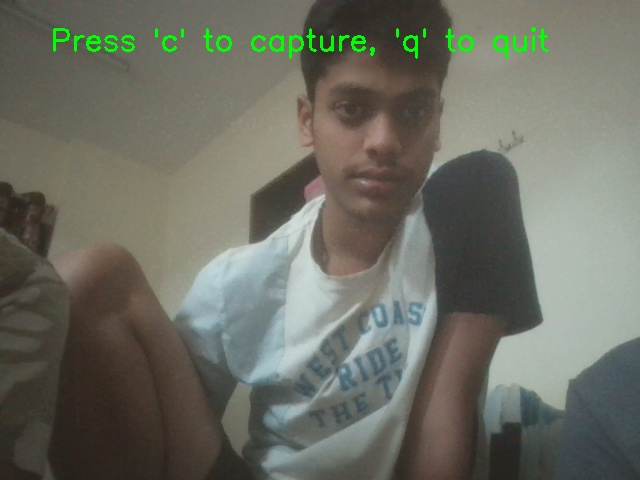
#> input picture photos/1.jpg, 640 x 480 px; its folder holds 4 pictures in this run
$ python -i testingmodel.py   (imports and definitions only)
#> lines starting #> are read from the running program, lines starting #| are printed output that depends on the picture
import os
import cv2 as cv
import numpy as np
import pandas as pd
import pyautogui

def take_attendance():
    photos = r'photos'
    print("press space bar to exit")
    images = []
    gray_images = []
    labels = []
    names = []
    present = []
    count = 0


    face_cascade = cv.CascadeClassifier(cv.data.haarcascades + 'haarcascade_frontalface_default.xml')

    for i in os.listdir(photos):
        img_path = os.path.join(photos, i)
        img = cv.imread(img_path)
#> img is the input picture: shape (480, 640, 3); mean B, G, R 99, 110, 108.3
        if img is None:
            continue

        gray = cv.cvtColor(img, cv.COLOR_BGR2GRAY)
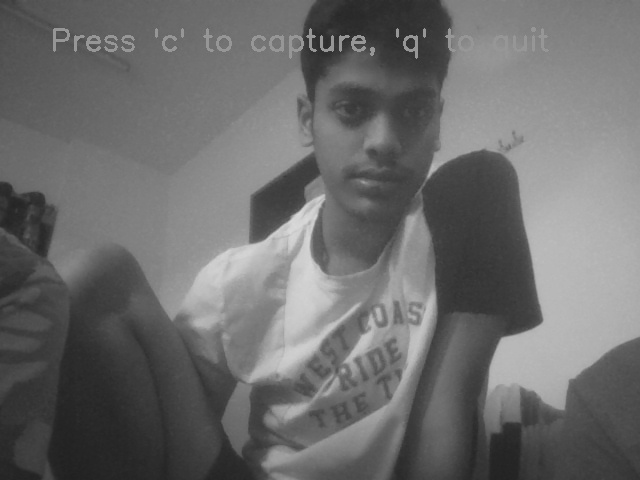
#> gray: shape (480, 640); min 31, max 219, mean 108.2
        faces = face_cascade.detectMultiScale(gray, scaleFactor=1.2, minNeighbors=5)
#> faces = [[298, 53, 160, 160]]

        for (x, y, w, h) in faces:
            face = gray[y:y+h, x:x+w]
            images.append(face)
            gray_images.append(face)
            labels.append(count)
            names.append(os.path.splitext(i)[0])
            count += 1
#> this loop made 1 pass
#> (x, y, w, h, count) on pass 1: (298, 53, 160, 160, 1)
#> pass 1, in take_attendance, `face = gray[y:y+h, x:x+w]`:
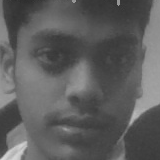
#> face: shape (160, 160); min 45, max 217, mean 93.9
#> after the loop, count = 1; gray_images = 1 item; images = 1 item; labels = [0]; names = ['1']
#> pass 2 of the loop in take_attendance, `for i in os.listdir(photos):`:
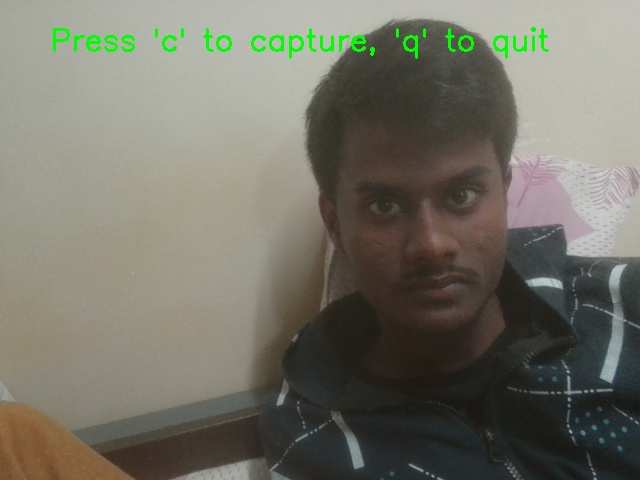
#> input picture photos/Charan.jpg, 640 x 480 px
#> in take_attendance, img is the input picture: shape (480, 640, 3); mean B, G, R 103.4, 115.5, 116.6
#> in take_attendance, `gray = cv.cvtColor(img, cv.COLOR_BGR2GRAY)`:
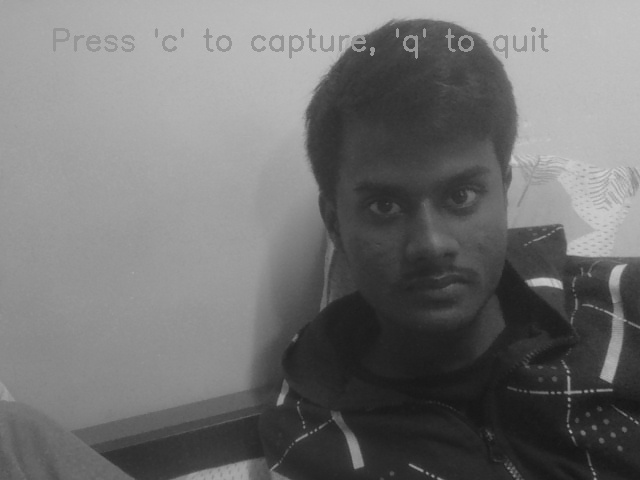
#> gray: shape (480, 640); min 21, max 209, mean 114.5
#> faces = [[320, 125, 205, 205]]
#> the loop in take_attendance, `for (x, y, w, h) in faces:` made 1 pass
#> (x, y, w, h, count) on pass 1: (320, 125, 205, 205, 2)
#> pass 1, in take_attendance, `face = gray[y:y+h, x:x+w]`:
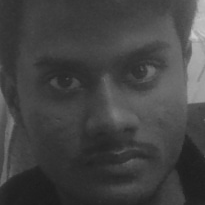
#> face: shape (205, 205); min 27, max 204, mean 66.9
#> after the loop in take_attendance, `for (x, y, w, h) in faces:`: count = 2; gray_images = 2 items; labels = [0, 1]; names = ['1', 'Charan']
#> pass 3 of the loop in take_attendance, `for i in os.listdir(photos):`:
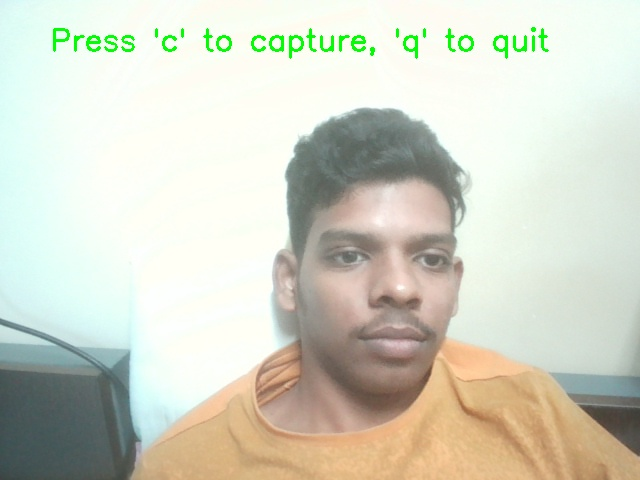
#> input picture photos/Srinivas.jpg, 640 x 480 px
#> in take_attendance, img is the input picture: shape (480, 640, 3); mean B, G, R 197.8, 212.7, 211.1
#> in take_attendance, `gray = cv.cvtColor(img, cv.COLOR_BGR2GRAY)`:
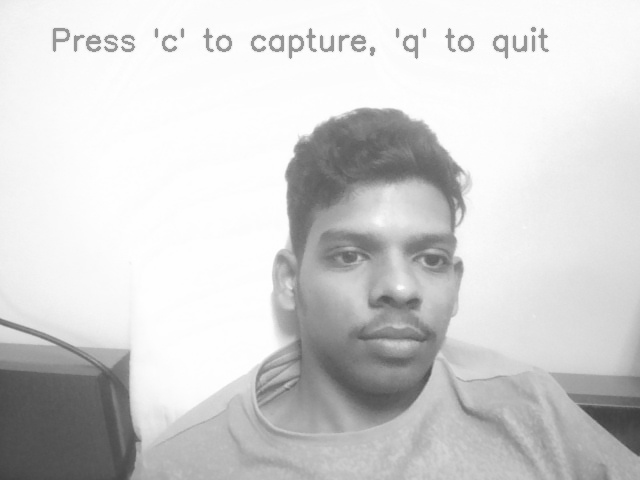
#> gray: shape (480, 640); min 61, max 255, mean 210.6
#> faces = [[288, 174, 207, 207]]
#> the loop in take_attendance, `for (x, y, w, h) in faces:` made 1 pass
#> (x, y, w, h, count) on pass 1: (288, 174, 207, 207, 3)
#> pass 1, in take_attendance, `face = gray[y:y+h, x:x+w]`:
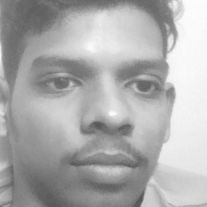
#> face: shape (207, 207); min 84, max 252, mean 172.3
#> after the loop in take_attendance, `for (x, y, w, h) in faces:`: count = 3; gray_images = 3 items; labels = [0, 1, 2]; names = ['1', 'Charan', 'Srinivas']
#> the loop made 4 passes; the first 3 are shown

    recognizer = cv.face.LBPHFaceRecognizer_create()
    recognizer.train(gray_images, np.asarray(labels))
    recognizer.save("trainer.yml")

#> (the run stopped early here; a loop or call above may not have finished)
